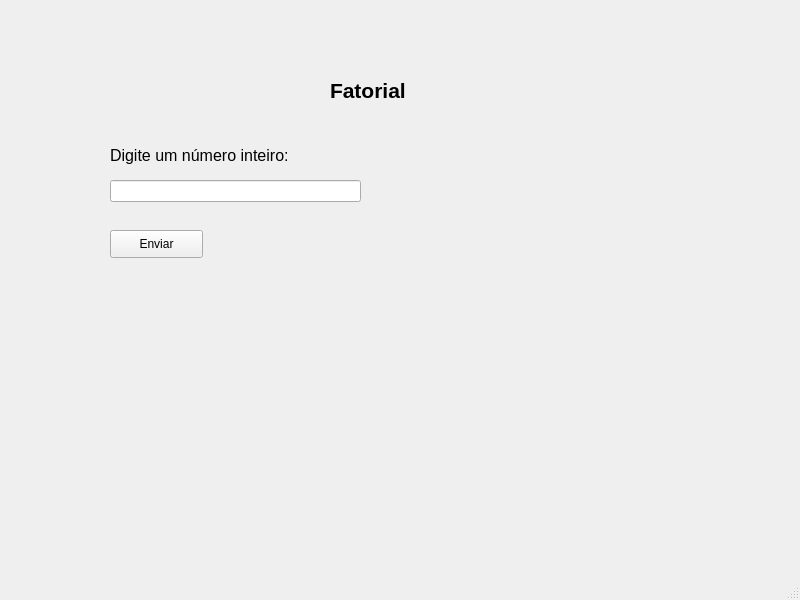
<?xml version="1.0" encoding="UTF-8"?>
<ui version="4.0">
 <class>MainWindow</class>
 <widget class="QMainWindow" name="MainWindow">
  <property name="geometry">
   <rect>
    <x>0</x>
    <y>0</y>
    <width>800</width>
    <height>600</height>
   </rect>
  </property>
  <property name="windowTitle">
   <string>MainWindow</string>
  </property>
  <widget class="QWidget" name="centralwidget">
   <widget class="QLabel" name="label_titulo">
    <property name="geometry">
     <rect>
      <x>330</x>
      <y>70</y>
      <width>111</width>
      <height>41</height>
     </rect>
    </property>
    <property name="font">
     <font>
      <pointsize>16</pointsize>
      <weight>75</weight>
      <bold>true</bold>
     </font>
    </property>
    <property name="text">
     <string>Fatorial</string>
    </property>
   </widget>
   <widget class="QLabel" name="label_text">
    <property name="geometry">
     <rect>
      <x>110</x>
      <y>140</y>
      <width>261</width>
      <height>31</height>
     </rect>
    </property>
    <property name="font">
     <font>
      <pointsize>12</pointsize>
     </font>
    </property>
    <property name="text">
     <string>Digite um número inteiro:</string>
    </property>
   </widget>
   <widget class="QLineEdit" name="lineEdit_input">
    <property name="geometry">
     <rect>
      <x>110</x>
      <y>180</y>
      <width>251</width>
      <height>22</height>
     </rect>
    </property>
   </widget>
   <widget class="QLabel" name="label_print">
    <property name="geometry">
     <rect>
      <x>110</x>
      <y>330</y>
      <width>381</width>
      <height>71</height>
     </rect>
    </property>
    <property name="font">
     <font>
      <pointsize>12</pointsize>
     </font>
    </property>
    <property name="text">
     <string/>
    </property>
   </widget>
   <widget class="QPushButton" name="pushButton_Enviar">
    <property name="geometry">
     <rect>
      <x>110</x>
      <y>230</y>
      <width>93</width>
      <height>28</height>
     </rect>
    </property>
    <property name="text">
     <string>Enviar</string>
    </property>
   </widget>
  </widget>
  <widget class="QMenuBar" name="menubar">
   <property name="geometry">
    <rect>
     <x>0</x>
     <y>0</y>
     <width>800</width>
     <height>26</height>
    </rect>
   </property>
  </widget>
  <widget class="QStatusBar" name="statusbar"/>
 </widget>
 <resources/>
 <connections/>
</ui>
